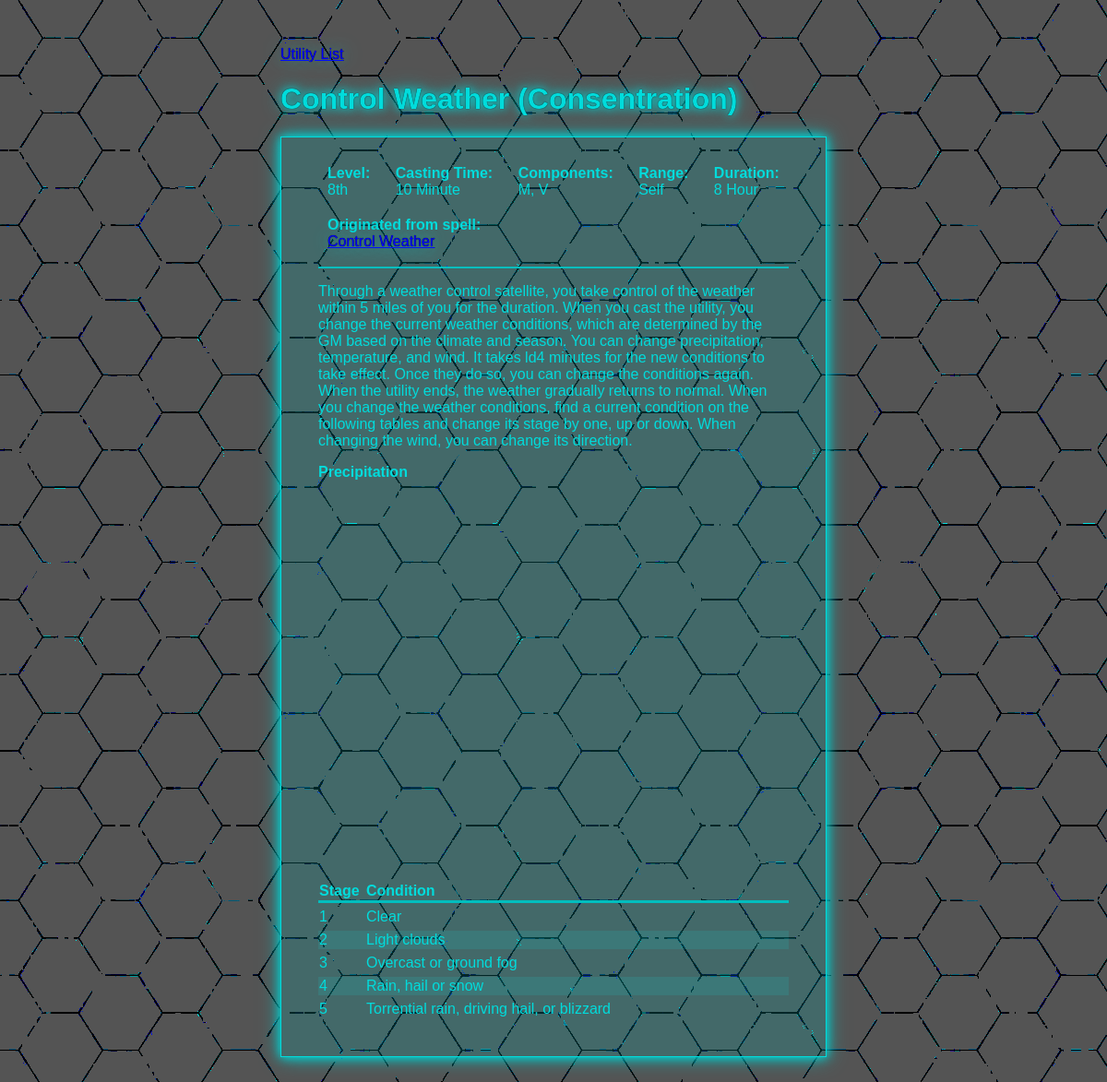
/utilities/23/, run on an earlier commit of the app's database.
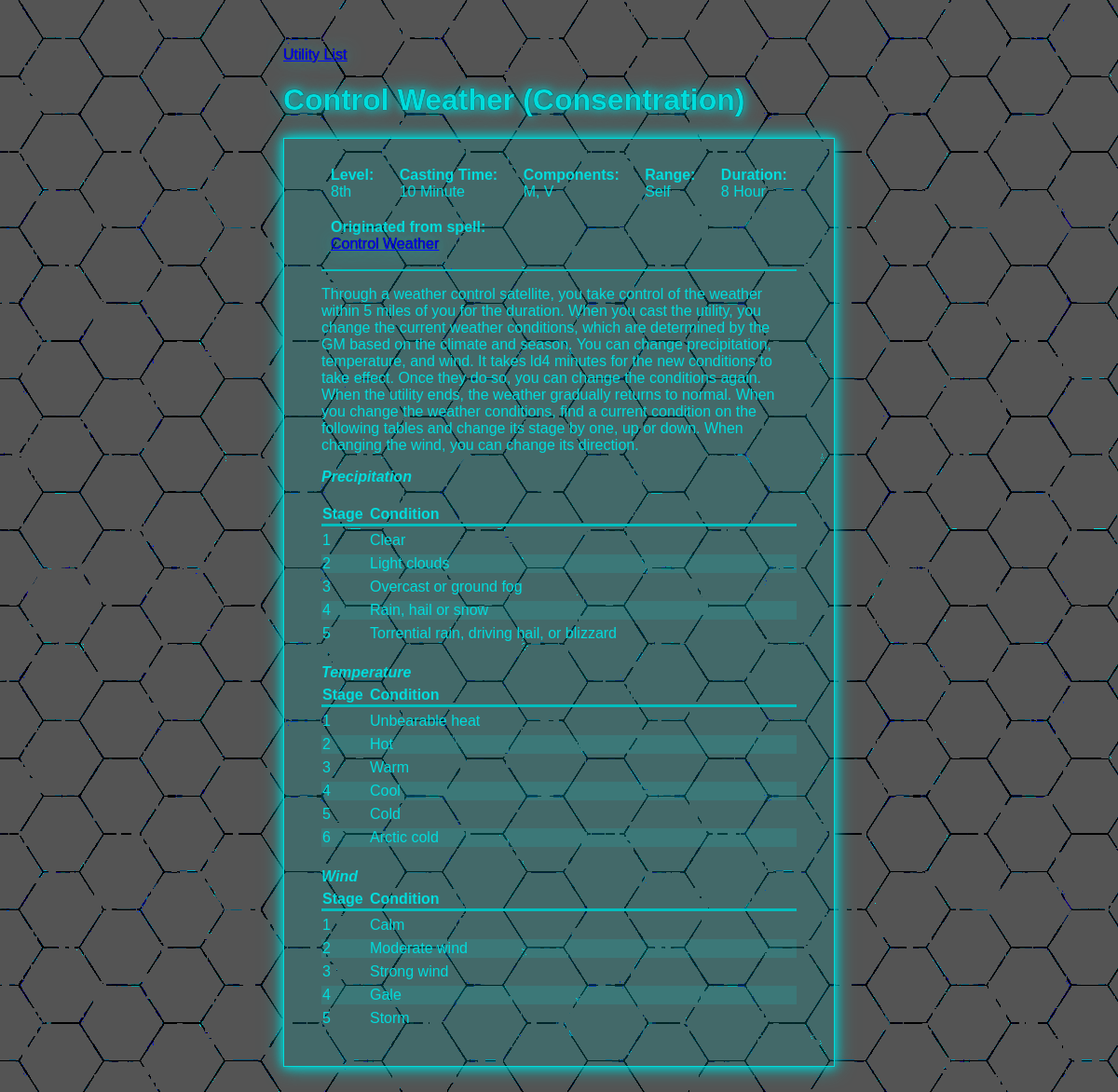
And on a later commit of the database.
### utilities/models.py (models this page shows, shortened)
class Utility(models.Model):
    name = models.CharField(max_length=25)
    description = models.TextField(blank=True)
    at_higher_levels = models.TextField(blank=True)
    ritual = models.BooleanField(default=False)
    utility_level = models.ForeignKey(
        UtilityLevel, models.SET_DEFAULT, default=0)
    casting_time_unit = models.ForeignKey(
        UtilityCastingTimeUnit, models.SET_DEFAULT, default=1)
    casting_time_quantity = models.IntegerField(null=True)
    reaction_casting_description = models.TextField(blank=True)
    components = models.ManyToManyField(UtilityComponent, blank=True)
    material_components = models.TextField(blank=True)
    range_type = models.ForeignKey(RangeType, models.SET_NULL, null=True)
    range_distance = models.IntegerField(null=True, default=0)
    duration_type = models.ForeignKey(DurationType, models.SET_NULL, null=True)
    duration_time_unit = models.ForeignKey(
        DurationTimeUnit, on_delete=models.SET_NULL, null=True, blank=True)
    duration_quantity = models.IntegerField(null=True, blank=True)
    origin = models.CharField(max_length=25, blank=True)
    origin_link = models.URLField(blank=True)
    class Meta:
        verbose_name_plural = 'Utilities'

class UtilityLevel(models.Model):
    id = models.IntegerField(primary_key=True)
    level = models.CharField(max_length=10)
    def __str__(self):
        return self.level

class UtilityCastingTimeUnit(models.Model):
    unit = models.CharField(max_length=15)
    def __str__(self):
        return self.unit

class RangeType(models.Model):
    type = models.CharField(max_length=15)
    def __str__(self):
        return self.type

class DurationTimeUnit(models.Model):
    unit = models.CharField(max_length=10)

### utilities/views.py (the view)
# urls.py: path('<int:pk>/', views.UtilityDetailView.as_view(), name='detail'),
class UtilityDetailView(generic.DetailView):
    model = Utility
    template_name = 'utilities/detail.html'

### utilities/templates/utilities/detail.html (shortened to what this page needs)
{% extends 'utilities/base.html' %}
{% block 'nav' %}
<a href="{% url 'utility_list' %}">Utility List</a>
{% endblock 'nav' %}
{% block 'header' %}
<h1>
  {{ utility.name }} {% if utility.duration_type.type == "Consentration" %}
  <span>(Consentration)</span>
  {% endif %}
</h1>
{% endblock 'header' %}
{% block 'content' %}
  <div class="details">
    <div class="metadata">
      <div class="metadata-content">
        <label for="level">Level:</label>
        <div>{{ utility.utility_level }}</div>
      </div>
      <div class="metadata-content">
        <label for="CastingTime">Casting Time:</label>
        <div>
          {{ utility.casting_time_quantity }} {{ utility.casting_time_unit }}
        </div>
      </div>
      <div class="metadata-content">
        <label for="components">Components:</label>
        <div>
          {% for component in utility.components.all %}
            {{ component.Abbreviation }}{% if not forloop.last %},{% endif %}
          {% endfor %}
        </div>
      </div>
      <div class="metadata-content">
        <label for="range">Range:</label>
        {% if utility.range_type.type == "Ranged" %}
        <div>{{ utility.range_distance }} feet</div>
        {% else %}
        <div>{{ utility.range_type }}</div>
        {% endif %}
      </div>
      <div class="metadata-content">
        <label for="duration">Duration:</label>
        {% if utility.duration_time_unit.unit and utility.duration_quantity > 0 %}
        <div>
          {{ utility.duration_quantity }} {{ utility.duration_time_unit.unit }}
        </div>
        {% else %}
        <div>{{ utility.duration_type }}</div>
        {% endif %}
      </div>
      {% if utility.origin %}
      <div class="metadata-content">
        <label for="origin">Originated from spell:</label>
        <div>
          <a href="{{ utility.origin_link }}" target="_blank"
            >{{ utility.origin }}</a
          >
        </div>
      </div>
      {% endif %}
    </div>
    <hr>
    <div class="details-description">
      <p>{{ utility.description | safe | linebreaks }}</p>
    </div>
  </div>
{% endblock 'content' %}

What changed in the data, as far as the page shows it:
changed Utility "Control Weather": description "…driving hail, or blizzard" → "…driving hail, or blizzard Temperature Stage Condition 1 Unbearable heat 2 Hot 3 Warm 4 Cool 5 Cold 6 Arctic cold Wind Stage Condition 1 Calm 2 Moderate wind 3 Strong wind 4 Gale 5 Storm"
